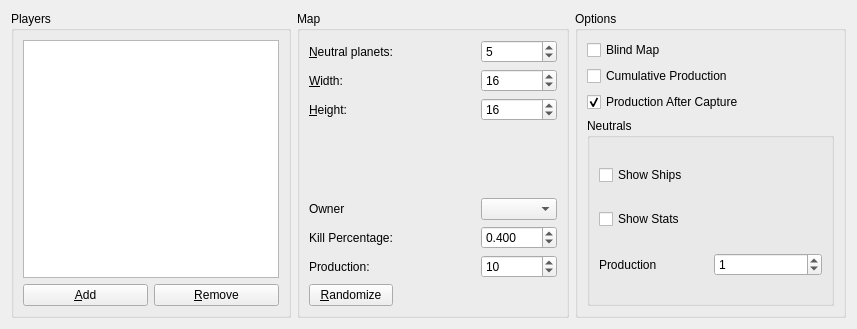
<?xml version="1.0" encoding="UTF-8"?>
<ui version="4.0">
 <class>newGameDialog</class>
 <widget class="QWidget" name="newGameDialog">
  <property name="geometry">
   <rect>
    <x>0</x>
    <y>0</y>
    <width>857</width>
    <height>329</height>
   </rect>
  </property>
  <property name="windowTitle">
   <string>Dialog</string>
  </property>
  <layout class="QHBoxLayout" name="horizontalLayout">
   <item>
    <widget class="QGroupBox" name="groupBox_2">
     <property name="sizePolicy">
      <sizepolicy hsizetype="MinimumExpanding" vsizetype="Preferred">
       <horstretch>0</horstretch>
       <verstretch>0</verstretch>
      </sizepolicy>
     </property>
     <property name="title">
      <string>Players</string>
     </property>
     <layout class="QGridLayout" name="gridLayout_2">
      <item row="0" column="0" colspan="2">
       <widget class="QTreeView" name="playerList">
        <property name="rootIsDecorated">
         <bool>false</bool>
        </property>
        <property name="uniformRowHeights">
         <bool>true</bool>
        </property>
        <property name="itemsExpandable">
         <bool>false</bool>
        </property>
       </widget>
      </item>
      <item row="1" column="0">
       <widget class="QPushButton" name="addPlayerButton">
        <property name="text">
         <string>&amp;Add</string>
        </property>
       </widget>
      </item>
      <item row="1" column="1">
       <widget class="QPushButton" name="removePlayerButton">
        <property name="text">
         <string>&amp;Remove</string>
        </property>
       </widget>
      </item>
     </layout>
    </widget>
   </item>
   <item>
    <widget class="QGroupBox" name="groupBox">
     <property name="sizePolicy">
      <sizepolicy hsizetype="Expanding" vsizetype="Preferred">
       <horstretch>0</horstretch>
       <verstretch>0</verstretch>
      </sizepolicy>
     </property>
     <property name="title">
      <string>Map</string>
     </property>
     <layout class="QGridLayout" name="gridLayout">
      <item row="0" column="0">
       <widget class="QLabel" name="label_2">
        <property name="text">
         <string>&amp;Neutral planets:</string>
        </property>
        <property name="buddy">
         <cstring>neutralPlanetsSB</cstring>
        </property>
       </widget>
      </item>
      <item row="0" column="2">
       <widget class="QSpinBox" name="neutralPlanetsSB">
        <property name="minimum">
         <number>0</number>
        </property>
        <property name="maximum">
         <number>90</number>
        </property>
        <property name="value">
         <number>5</number>
        </property>
       </widget>
      </item>
      <item row="1" column="0">
       <widget class="QLabel" name="label_3">
        <property name="text">
         <string>&amp;Width:</string>
        </property>
        <property name="buddy">
         <cstring>widthSB</cstring>
        </property>
       </widget>
      </item>
      <item row="1" column="2">
       <widget class="QSpinBox" name="widthSB">
        <property name="minimum">
         <number>4</number>
        </property>
        <property name="maximum">
         <number>30</number>
        </property>
        <property name="value">
         <number>16</number>
        </property>
       </widget>
      </item>
      <item row="2" column="0">
       <widget class="QLabel" name="label_4">
        <property name="text">
         <string>&amp;Height:</string>
        </property>
        <property name="buddy">
         <cstring>heightSB</cstring>
        </property>
       </widget>
      </item>
      <item row="2" column="2">
       <widget class="QSpinBox" name="heightSB">
        <property name="minimum">
         <number>4</number>
        </property>
        <property name="maximum">
         <number>30</number>
        </property>
        <property name="value">
         <number>16</number>
        </property>
       </widget>
      </item>
      <item row="3" column="0" rowspan="2" colspan="3">
       <widget class="MiniMapView" name="map" native="true">
        <property name="sizePolicy">
         <sizepolicy hsizetype="Expanding" vsizetype="Expanding">
          <horstretch>0</horstretch>
          <verstretch>0</verstretch>
         </sizepolicy>
        </property>
       </widget>
      </item>
      <item row="7" column="0">
       <widget class="QLabel" name="label_6">
        <property name="text">
         <string>Production:</string>
        </property>
        <property name="buddy">
         <cstring>neutralPlanetsSB</cstring>
        </property>
       </widget>
      </item>
      <item row="7" column="2">
       <widget class="QSpinBox" name="ProductionSB">
        <property name="minimum">
         <number>-100</number>
        </property>
        <property name="maximum">
         <number>100</number>
        </property>
        <property name="value">
         <number>10</number>
        </property>
       </widget>
      </item>
      <item row="6" column="2">
       <widget class="QDoubleSpinBox" name="KillPercentageSB">
        <property name="decimals">
         <number>3</number>
        </property>
        <property name="maximum">
         <double>1.000000000000000</double>
        </property>
        <property name="singleStep">
         <double>0.050000000000000</double>
        </property>
        <property name="value">
         <double>0.400000000000000</double>
        </property>
       </widget>
      </item>
      <item row="6" column="0">
       <widget class="QLabel" name="label_5">
        <property name="text">
         <string>Kill Percentage:</string>
        </property>
        <property name="buddy">
         <cstring>neutralPlanetsSB</cstring>
        </property>
       </widget>
      </item>
      <item row="8" column="0">
       <widget class="QPushButton" name="randomizeMap">
        <property name="text">
         <string>&amp;Randomize</string>
        </property>
       </widget>
      </item>
      <item row="5" column="0">
       <widget class="QLabel" name="label">
        <property name="text">
         <string>Owner</string>
        </property>
       </widget>
      </item>
      <item row="5" column="2">
       <widget class="QComboBox" name="OwnerCB"/>
      </item>
     </layout>
    </widget>
   </item>
   <item>
    <widget class="QGroupBox" name="groupBox_3">
     <property name="sizePolicy">
      <sizepolicy hsizetype="Expanding" vsizetype="Preferred">
       <horstretch>0</horstretch>
       <verstretch>0</verstretch>
      </sizepolicy>
     </property>
     <property name="title">
      <string>Options</string>
     </property>
     <layout class="QVBoxLayout" name="verticalLayout">
      <item>
       <widget class="QCheckBox" name="BlindMapCB">
        <property name="text">
         <string>Blind Map</string>
        </property>
       </widget>
      </item>
      <item>
       <widget class="QCheckBox" name="CumulativeProductionCB">
        <property name="text">
         <string>Cumulative Production</string>
        </property>
       </widget>
      </item>
      <item>
       <widget class="QCheckBox" name="ProductionAfterConquereCB">
        <property name="text">
         <string>Production After Capture</string>
        </property>
        <property name="checked">
         <bool>true</bool>
        </property>
       </widget>
      </item>
      <item>
       <widget class="QGroupBox" name="groupBox_4">
        <property name="title">
         <string>Neutrals</string>
        </property>
        <property name="flat">
         <bool>false</bool>
        </property>
        <property name="checkable">
         <bool>false</bool>
        </property>
        <property name="checked">
         <bool>false</bool>
        </property>
        <layout class="QGridLayout" name="gridLayout_3">
         <item row="0" column="0" colspan="2">
          <widget class="QCheckBox" name="NeutralsShowShipsCB">
           <property name="text">
            <string>Show Ships</string>
           </property>
          </widget>
         </item>
         <item row="1" column="0" colspan="2">
          <widget class="QCheckBox" name="NeutralsShowStatsCB">
           <property name="text">
            <string>Show Stats</string>
           </property>
          </widget>
         </item>
         <item row="2" column="0">
          <widget class="QLabel" name="label_7">
           <property name="text">
            <string>Production</string>
           </property>
          </widget>
         </item>
         <item row="2" column="1">
          <widget class="QSpinBox" name="NeutralsProductionSB">
           <property name="maximum">
            <number>100</number>
           </property>
           <property name="value">
            <number>1</number>
           </property>
          </widget>
         </item>
        </layout>
       </widget>
      </item>
     </layout>
    </widget>
   </item>
  </layout>
 </widget>
 <customwidgets>
  <customwidget>
   <class>MiniMapView</class>
   <extends>QWidget</extends>
   <header>minimapview.h</header>
   <container>1</container>
  </customwidget>
 </customwidgets>
 <resources/>
 <connections/>
</ui>
